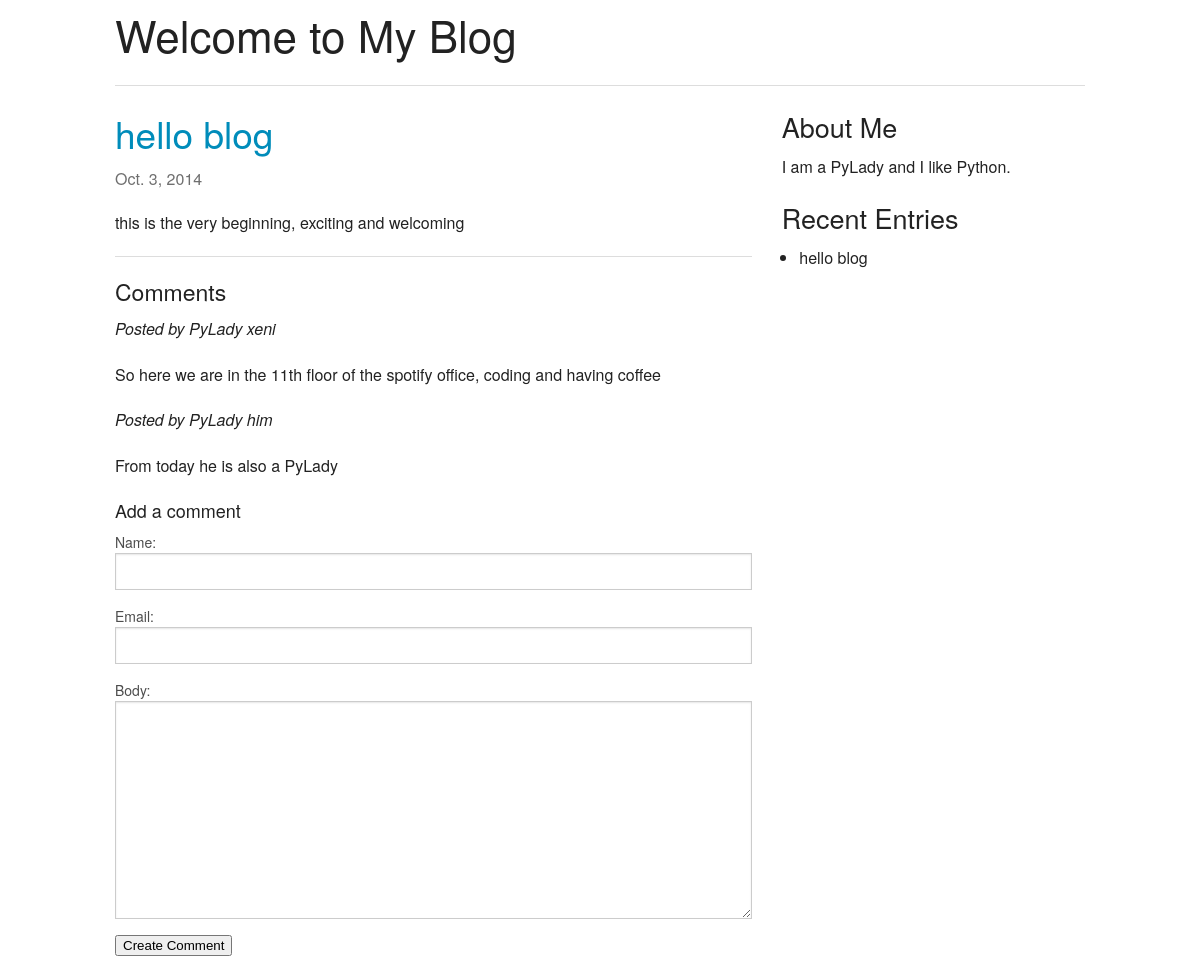
Screenshot of /blogger/1/ with the database file from the repository.
### blog/models.py (models this page shows, shortened)
class Entry(models.Model):
   title = models.CharField(max_length=500)
   author = models.ForeignKey('auth.User')
   body = models.TextField()
   created_at = models.DateTimeField(auto_now_add=True, editable=False)
   modified_at = models.DateTimeField(auto_now=True, editable=False)
   slug = models.SlugField()
   def get_absolute_url(self):
       return reverse('blog.views.entry_detail', kwargs={'pk': self.pk})
   class Meta:
      verbose_name_plural = "entries"

class Comment(models.Model):
    entry = models.ForeignKey(Entry)
    name = models.CharField(max_length=100)
    email = models.EmailField()
    body = models.TextField()
    created_at = models.DateTimeField(auto_now_add=True, editable=False)
    modified_at = models.DateTimeField(auto_now=True, editable=False)
    def __unicode__(self):
       return self.body

### blog/views.py (the view, shortened to what this page needs)
class EntryDetail(CreateView):
    template_name = 'blog/entry_detail.html'
    form_class = CommentForm
    def get_entry(self):
        return get_object_or_404(Entry, pk=self.kwargs['pk'])
    def dispatch(self, *args, **kwargs):
        self.entry = self.get_entry()
        return super(EntryDetail, self).dispatch(*args, **kwargs)
    def get_context_data(self, **kwargs):
        kwargs['entry'] = self.entry
        return super(EntryDetail, self).get_context_data(**kwargs)
    def get_form_kwargs(self):
        kwargs = super(EntryDetail, self).get_form_kwargs()
        kwargs['entry'] = self.entry
        return kwargs

### blog/forms.py (shortened to what this page needs)
class CommentForm(forms.ModelForm):
    class Meta:
        model = Comment
        fields = ('name', 'email', 'body')
    def __init__(self, *args, **kwargs):
        self.entry = kwargs.pop('entry')   # the blog entry instance
        super(CommentForm, self).__init__(*args, **kwargs)

### blog/templatetags/blog_tags.py (called while the page is built)
@register.inclusion_tag('blog/_entry_history.html')
def entry_history():
    entries = Entry.objects.all()[:6]
    return {'entries': entries}

### templates/blog/entry_detail.html (shortened to what this page needs)
{% extends "base.html" %}
{% block content %}
    {% include "_entry.html" with entry=entry only %}
<hr>
<h4>Comments</h4>
{% for comment in entry.comment_set.all %}
    <p><em>Posted by {{ comment.name }}</em></p>
    {{ comment|linebreaks }}
{% empty %}
    <p>No comments yet.</p>
{% endfor %}
<h5>Add a comment</h5>
<form method="post">
    {{ form.as_table }}
    <input type="submit" value="Create Comment">
</form>
{% endblock %}

### templates/_entry.html (shortened to what this page needs)
<article>
    <h2><a href="{{ entry.get_absolute_url }}">{{ entry.title }}</a></h2>
    <p class="subheader">
        <time>{{ entry.modified_at|date }}</time>
    </p>
    {{ entry.body|linebreaks }}
</article>

### templates/blog/_entry_history.html
<ul>
{% for entry in entries %}
    <li>{{ entry.title }}</li>
{% empty %}
    <li>No recent entries.</li>
{% endfor %}
</ul>

### rows the page displays
Entry: title "hello blog", modified_at "Oct. 3, 2014", body "this is the very beginning, exciting and welcoming"
Comment: name "PyLady xeni", body "So here we are in the 11th floor of the spotify office, coding and having coffee"
Comment: name "PyLady him", body "From today he is also a PyLady"
